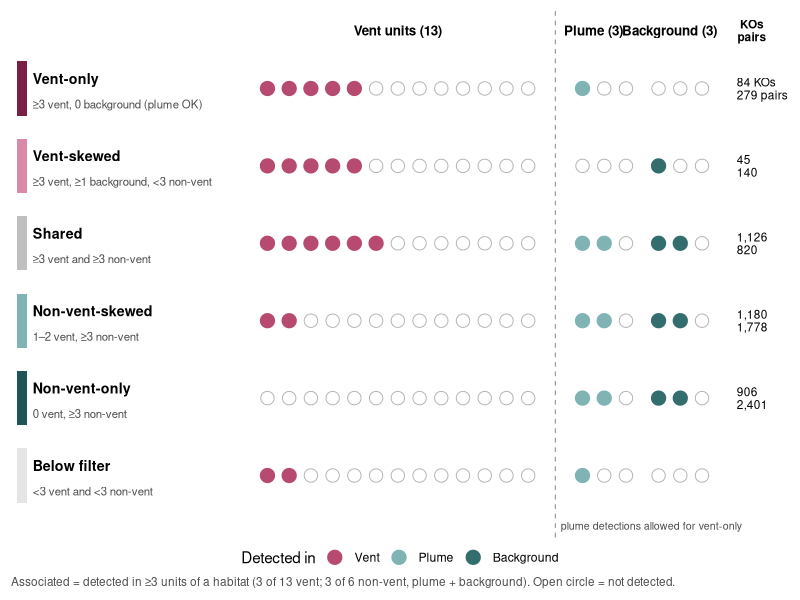

The R script that drew this image:
# 05_habitat_class_schematic.R -- standalone figure, run from the project root:
#   Rscript scripts/05_habitat_class_schematic.R
# Writes figures/05-habitat-class-schematic.svg. Not part of the Quarto site.
# Schematic of the habitat classes (05/05b rule, 2026-11-23). One example feature per class.
library(tidyverse)

class_lab <- c(vent_only = "Vent-only", vent_skewed = "Vent-skewed", shared = "Shared",
               nonvent_skewed = "Non-vent-skewed", nonvent_only = "Non-vent-only",
               below_filter = "Below filter")
class_rule <- c(vent_only = "≥3 vent, 0 background (plume OK)",
                vent_skewed = "≥3 vent, ≥1 background, <3 non-vent",
                shared = "≥3 vent and ≥3 non-vent",
                nonvent_skewed = "1–2 vent, ≥3 non-vent",
                nonvent_only = "0 vent, ≥3 non-vent",
                below_filter = "<3 vent and <3 non-vent")
# counts from the 2026-11-23 rule (KOs / taxon x KO pairs); update after re-rendering 05/05b
class_n <- c(vent_only = "84 KOs\n279 pairs", vent_skewed = "45\n140", shared = "1,126\n820",
             nonvent_skewed = "1,180\n1,778", nonvent_only = "906\n2,401", below_filter = "")
class_pal <- c(vent_only = "#7A1F45", vent_skewed = "#D98AA8", shared = "grey75",
               nonvent_skewed = "#7FB3B4", nonvent_only = "#1F5556", below_filter = "grey90")
unit_pal <- c(Vent = "#b74a70", Plume = "#7FB3B4", Background = "#346D6E")

# example detections: vent units, plume units, background units
example <- tribble(
  ~class,           ~n_vent, ~n_plume, ~n_bg,
  "vent_only",           5,        1,     0,
  "vent_skewed",         5,        0,     1,
  "shared",              6,        2,     2,
  "nonvent_skewed",      2,        2,     2,
  "nonvent_only",        0,        2,     2,
  "below_filter",        2,        1,     0)

dots <- example %>%
  mutate(units = pmap(list(n_vent, n_plume, n_bg), \(v, p, b) tibble(
    unit_type = rep(c("Vent", "Plume", "Background"), c(13, 3, 3)),
    idx = c(1:13, 1:3, 1:3),
    detected = c(seq_len(13) <= v, seq_len(3) <= p, seq_len(3) <= b)))) %>%
  unnest(units) %>%
  mutate(x = case_when(unit_type == "Vent" ~ idx,
                       unit_type == "Plume" ~ 14.5 + idx,
                       TRUE ~ 18 + idx),
         class = factor(class, levels = names(class_lab)),
         y = as.numeric(fct_rev(class)))

rows <- distinct(dots, class, y) %>%
  mutate(label = class_lab[as.character(class)], rule = class_rule[as.character(class)],
         n = class_n[as.character(class)])
heads <- tibble(x = c(7, 16, 19.5), lab = c("Vent units (13)", "Plume (3)", "Background (3)"))

fig_class_schematic <- ggplot(dots, aes(x, y)) +
  geom_tile(data = rows, aes(x = -10.3, y = y, fill = class), width = 0.45, height = 0.7,
            inherit.aes = FALSE, show.legend = FALSE) +
  geom_point(data = filter(dots, !detected), shape = 21, size = 4.2, colour = "grey70",
             fill = "white", stroke = 0.5) +
  geom_point(data = filter(dots, detected), aes(colour = unit_type), size = 4.5) +
  geom_vline(xintercept = 14.25, linetype = "dashed", colour = "grey60", linewidth = 0.4) +
  geom_text(data = rows, aes(x = -9.8, y = y + 0.13, label = label), hjust = 0,
            fontface = "bold", size = 3.6) +
  geom_text(data = rows, aes(x = -9.8, y = y - 0.2, label = rule), hjust = 0,
            size = 2.9, colour = "grey30") +
  geom_text(data = rows, aes(x = 22.6, y = y, label = n), hjust = 0, size = 3, lineheight = 0.9) +
  geom_text(data = heads, aes(x = x, y = 6.75, label = lab), size = 3.4, fontface = "bold") +
  annotate("text", x = 23.3, y = 6.75, label = "KOs\npairs", size = 3, lineheight = 0.9,
           fontface = "bold") +
  annotate("text", x = 14.5, y = 0.35, hjust = 0, label = "plume detections allowed for vent-only",
           size = 2.7, colour = "grey30") +
  scale_fill_manual(values = class_pal) +
  scale_colour_manual(values = unit_pal, breaks = names(unit_pal), name = "Detected in") +
  scale_x_continuous(limits = c(-10.8, 25), expand = expansion(0)) +
  scale_y_continuous(limits = c(0.2, 7), expand = expansion(0)) +
  labs(caption = paste("Associated = detected in ≥3 units of a habitat",
                       "(3 of 13 vent; 3 of 6 non-vent, plume + background). Open circle = not detected.")) +
  theme_void(base_size = 11) +
  theme(legend.position = "bottom", plot.caption = element_text(hjust = 0, colour = "grey30", size = 8.5),
        plot.margin = margin(8, 8, 8, 8))

ggsave("figures/05-habitat-class-schematic.svg", fig_class_schematic, width = 9.5, height = 4.8)
